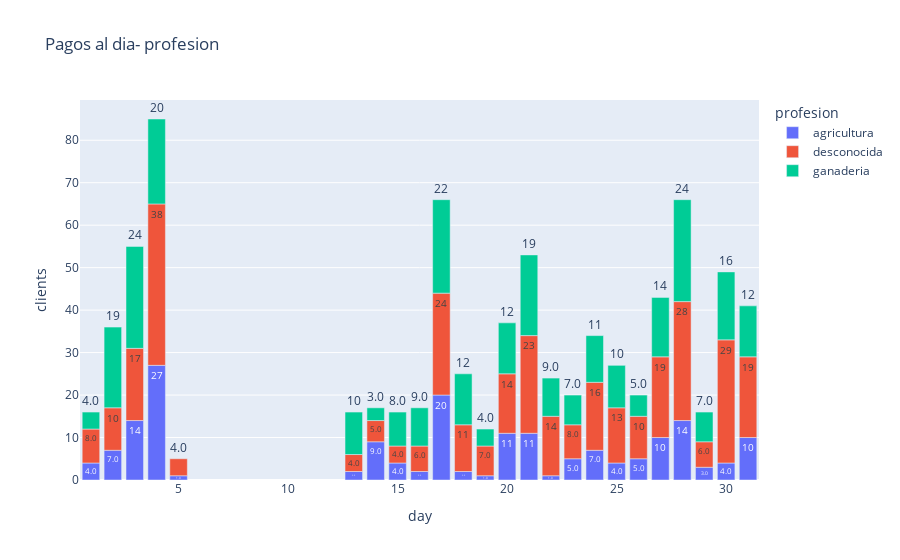

Notebook code for this chart:
### Code cell
profesion1='ganaderia' #Filter
profesion2='agricultura'
profesion3='desconocida'
df_toGraph = whatToGraph(dataplot,['dia_pago','profesion'],'dia_pago','count','','')
idx = (df_toGraph['profesion'].isin([profesion1]))|(df_toGraph['profesion'].isin([profesion2]))|(df_toGraph['profesion'].isin([profesion3]))
dia_profesion = df_toGraph[idx]
# print(dataplot['profesion'].value_counts())
fig7=px.bar(dia_profesion, x="dia_pago", y="count", color='profesion',text_auto='.2s', title='Pagos al dia- profesion ', labels={'count':'clients', 'dia_pago':'day' },)
fig7.update_traces(textfont_size=12, textangle=0, textposition="outside", cliponaxis=False)
fig7.update_xaxes(showspikes=True, spikecolor="green", spikesnap="cursor", spikemode="across")
fig7.update_yaxes(showspikes=True, spikecolor="orange", spikethickness=2)
fig7.show()

### Figure 1 — Plotly figure (JSON) as saved in the notebook; plotly's stock layout.template omitted (floating-point values rounded to 4 significant figures)
{"data": [{"alignmentgroup": "True", "cliponaxis": false, "hovertemplate": "profesion=agricultura<br>day=%{x}<br>clients=%{y}<extra></extra>", "legendgroup": "agricultura", "marker": {"color": "#636efa", "pattern": {"shape": ""}}, "name": "agricultura", "offsetgroup": "agricultura", "orientation": "v", "showlegend": true, "textangle": 0, "textfont": {"size": 12}, "textposition": "outside", "texttemplate": "%{y:.2s}", "type": "bar", "x": [1, 2, 3, 4, 5, 13, 14, 15, 16, 17, 18, 19, 20, 21, 22, 23, 24, 25, 26, 27, 28, 29, 30, 31], "xaxis": "x", "y": [4, 7, 14, 27, 1, 2, 9, 4, 2, 20, 2, 1, 11, 11, 1, 5, 7, 4, 5, 10, 14, 3, 4, 10], "yaxis": "y"}, {"alignmentgroup": "True", "cliponaxis": false, "hovertemplate": "profesion=desconocida<br>day=%{x}<br>clients=%{y}<extra></extra>", "legendgroup": "desconocida", "marker": {"color": "#EF553B", "pattern": {"shape": ""}}, "name": "desconocida", "offsetgroup": "desconocida", "orientation": "v", "showlegend": true, "textangle": 0, "textfont": {"size": 12}, "textposition": "outside", "texttemplate": "%{y:.2s}", "type": "bar", "x": [1, 2, 3, 4, 5, 13, 14, 15, 16, 17, 18, 19, 20, 21, 22, 23, 24, 25, 26, 27, 28, 29, 30, 31], "xaxis": "x", "y": [8, 10, 17, 38, 4, 4, 5, 4, 6, 24, 11, 7, 14, 23, 14, 8, 16, 13, 10, 19, 28, 6, 29, 19], "yaxis": "y"}, {"alignmentgroup": "True", "cliponaxis": false, "hovertemplate": "profesion=ganaderia<br>day=%{x}<br>clients=%{y}<extra></extra>", "legendgroup": "ganaderia", "marker": {"color": "#00cc96", "pattern": {"shape": ""}}, "name": "ganaderia", "offsetgroup": "ganaderia", "orientation": "v", "showlegend": true, "textangle": 0, "textfont": {"size": 12}, "textposition": "outside", "texttemplate": "%{y:.2s}", "type": "bar", "x": [1, 2, 3, 4, 13, 14, 15, 16, 17, 18, 19, 20, 21, 22, 23, 24, 25, 26, 27, 28, 29, 30, 31], "xaxis": "x", "y": [4, 19, 24, 20, 10, 3, 8, 9, 22, 12, 4, 12, 19, 9, 7, 11, 10, 5, 14, 24, 7, 16, 12], "yaxis": "y"}], "layout": {"barmode": "relative", "legend": {"title": {"text": "profesion"}, "tracegroupgap": 0}, "title": {"text": "Pagos al dia- profesion "}, "xaxis": {"anchor": "y", "domain": [0, 1], "showspikes": true, "spikecolor": "green", "spikemode": "across", "spikesnap": "cursor", "title": {"text": "day"}}, "yaxis": {"anchor": "x", "domain": [0, 1], "showspikes": true, "spikecolor": "orange", "spikethickness": 2, "title": {"text": "clients"}}}}
